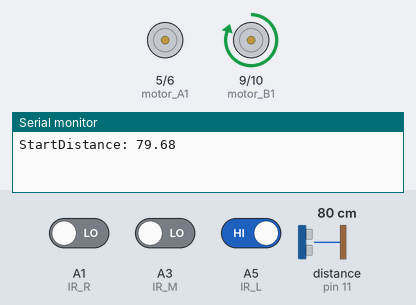
A sketch run on a simulated Arduino Uno, built with avr-gcc and run on an emulated ATmega328P. On the bench: motor-driver pin pairs drawn as motors (green arrow = first pin HIGH = forward, orange = second pin HIGH = backward, longer = more drive), the last lines printed to the serial monitor. Wiring (inferred from the names in the program): ultrasonic range finder: trigger pin 3; echo pin 11. The inputs (shaded band) are chosen by the test bench; at power-on: A1 (IR_R) LOW, distance to the obstacle (sensor on pin 11) 80 cm, A5 (IR_L) HIGH, A3 (IR_M) LOW. The echo pulse lasts 58.3 µs per cm.

Above: at 1.2 s.
1.3 s: A1 (IR_R) driven HIGH
2.8 s: distance to the obstacle (sensor on pin 11) set to 24 cm
4.3 s: distance to the obstacle (sensor on pin 11) set to 19 cm
At 5.9 s:
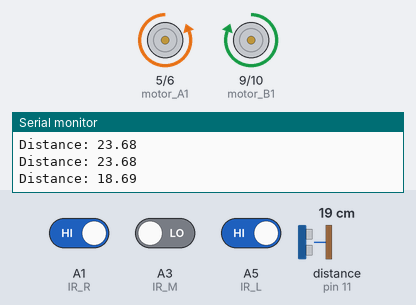
8.3 s: A5 (IR_L) driven LOW
At 11.7 s:
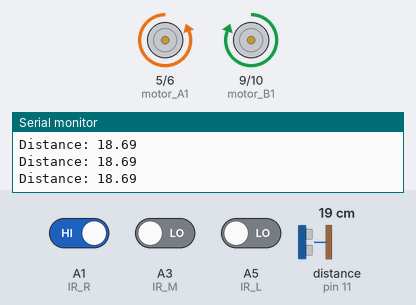
12.3 s: distance to the obstacle (sensor on pin 11) set to 35 cm
At 15.3 s:
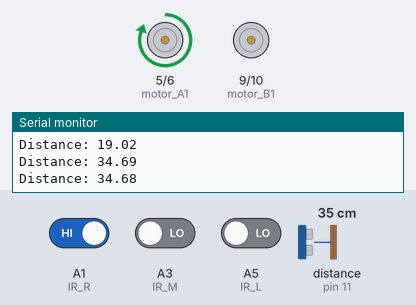
16.3 s: A1 (IR_R) driven LOW
At 17.7 s:
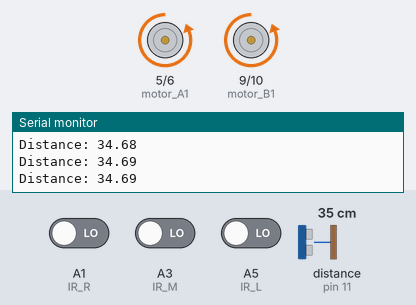
Timing chart, 0 to 19.3 s (numbered marks = the images above; inputs shaded):
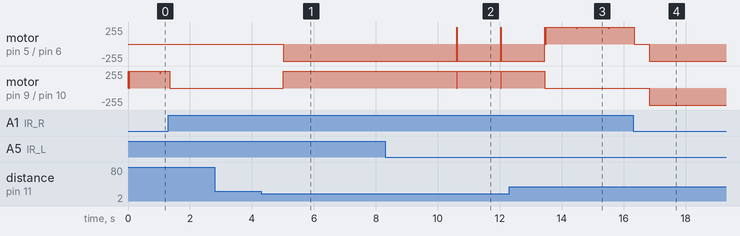

The sketch:

linetrace_3.ino
```cpp
extern volatile unsigned long timer0_millis;

const int motor_A1 = 5;
const int motor_A2 = 6;
const int motor_B1 = 9;
const int motor_B2 = 10;
const int IR_R = A1;
const int IR_M = A3;
const int IR_L = A5;
const int Echopin = 11;
const int Trigpin = 3;

int IR_L_data;
int IR_M_data;
int IR_R_data;
int cnt,count;
int time1,time2;

float duration, distance;

void setup() {
  pinMode(motor_A1, OUTPUT);
  pinMode(motor_A2, OUTPUT);
  pinMode(motor_B1, OUTPUT);
  pinMode(motor_B2, OUTPUT);
  pinMode(IR_L, INPUT);
  pinMode(IR_M, INPUT);
  pinMode(IR_R, INPUT);
  pinMode(Echopin, INPUT);
  pinMode(Trigpin, OUTPUT);
  Serial.begin(9600);
  Serial.print("Start");
  time1 = millis();
  time2 = millis();
}


void loop() {
  //IR 센서 값을 읽어 출력해주는 코드
  IR_L_data = digitalRead(IR_L);
  IR_M_data = digitalRead(IR_M);
  IR_R_data = digitalRead(IR_R);

  /*Serial.print(IR_L_data);
  Serial.print("-");
  Serial.print(IR_M_data);
  Serial.print("-");
  Serial.println(IR_R_data);*/
  //초음파센서
  if(millis()-time1>1000){
    time1=millis();
    digitalWrite(Trigpin, LOW);
    delayMicroseconds(2);
    digitalWrite(Trigpin, HIGH);
    delayMicroseconds(10);
    digitalWrite(Trigpin, LOW);

    duration = pulseIn(Echopin, HIGH);
    distance = (duration*.0343)/2;

    Serial.print("Distance: ");
    Serial.println(distance);

    if(distance<20){
      turn();
      stop();
    }
  }
  if(time1>10000){
    timer0_millis=0;
    //Serial.println("reset");
  }
  // [실습] 빈칸 채우기
  // 아래 라인 트레이서 코드가 있어요. (0이 흰색, 1이 검은색)
  // 자동차가 가야할 방향을 "  " 안에 적어주세요 (직진/정지/좌회전/우회전)
  // 예)  Serial.println("직진");
  if (IR_L_data == 0 and IR_M_data == 1 and IR_R_data == 0) {
    //Serial.println("직진");
    forward();
    delay(10);
    stop();
    cnt = 0;
  }
  else if (IR_L_data == 0 and IR_M_data == 0 and IR_R_data == 1) {
    //Serial.println("우회전");
    right();
    delay(10);
    stop();
    cnt = 0;
  }
  else if (IR_L_data == 0 and IR_M_data == 1 and IR_R_data == 1) {
    //Serial.println("우회전");
    right();
    delay(10);
    stop();
    cnt = 0;
  }
  else if (IR_L_data == 1 and IR_M_data == 0 and IR_R_data == 0) {
    //Serial.println("좌회전");
    left();
    delay(10);
    stop();
    cnt = 0;
  }
  else if (IR_L_data == 1 and IR_M_data == 1 and IR_R_data == 0) {
    //Serial.println("좌회전");
    left();
    delay(10);
    stop();
    cnt = 0;
  }
  else if (IR_L_data == 0 and IR_M_data == 0 and IR_R_data == 0) {
    //Serial.println("정지");
    cnt++;
    delay(10);
    if(cnt>50){
      backward();
    }
  }
}

void right () {
  //우
  digitalWrite(motor_A1, HIGH);
  digitalWrite(motor_A2, LOW);
  digitalWrite(motor_B1, LOW);
  digitalWrite(motor_B2, LOW);
}

void left() {
  //좌
  digitalWrite(motor_A1, LOW);
  digitalWrite(motor_A2, LOW);
  digitalWrite(motor_B1, HIGH);
  digitalWrite(motor_B2, LOW);
}

void forward() {
  //전진
  digitalWrite(motor_A1, HIGH);
  digitalWrite(motor_A2, LOW);
  digitalWrite(motor_B1, HIGH);
  digitalWrite(motor_B2, LOW);
}

void backward() {
  //후진
  digitalWrite(motor_A1, LOW);
  digitalWrite(motor_A2, HIGH);
  digitalWrite(motor_B1, LOW);
  digitalWrite(motor_B2, HIGH);
}

void stop() {
  //정지
  digitalWrite(motor_A1, LOW);
  digitalWrite(motor_A2, LOW);
  digitalWrite(motor_B1, LOW);
  digitalWrite(motor_B2, LOW);
}

void turn(){
  //유턴
  digitalWrite(motor_A1, LOW);
  digitalWrite(motor_A2, HIGH);
  digitalWrite(motor_B1, HIGH);
  digitalWrite(motor_B2, LOW);
  delay(1400);
}
```

Measured:
- the behaviour switches between 21 and 20 cm on distance to the obstacle (sensor on pin 11) (found by bisection; images 0 and 1)
- after the input at 4.3 s, motor on pin 5 (motor_A1) / pin 6 (motor_A2): stopped → backward 255/255 after 0.71 s; motor on pin 9 (motor_B1) / pin 10 (motor_B2): stopped → forward 255/255 after 0.71 s
- after the input at 8.3 s, motor on pin 5 (motor_A1) / pin 6 (motor_A2): alternates forward 255/255 for 0.01 s and backward 255/255 for 1.4 s, starting after 2.3 s; motor on pin 9 (motor_B1) / pin 10 (motor_B2): alternates forward 255/255 for 1.4 s and stopped for 0.01 s, starting after 2.3 s
- after the input at 12.3 s, motor on pin 9 (motor_B1) / pin 10 (motor_B2): goes on until 13.4 s, then stays stopped
- after the input at 16.3 s, motor on pin 9 (motor_B1) / pin 10 (motor_B2): stopped → backward 255/255 after 0.52 s
